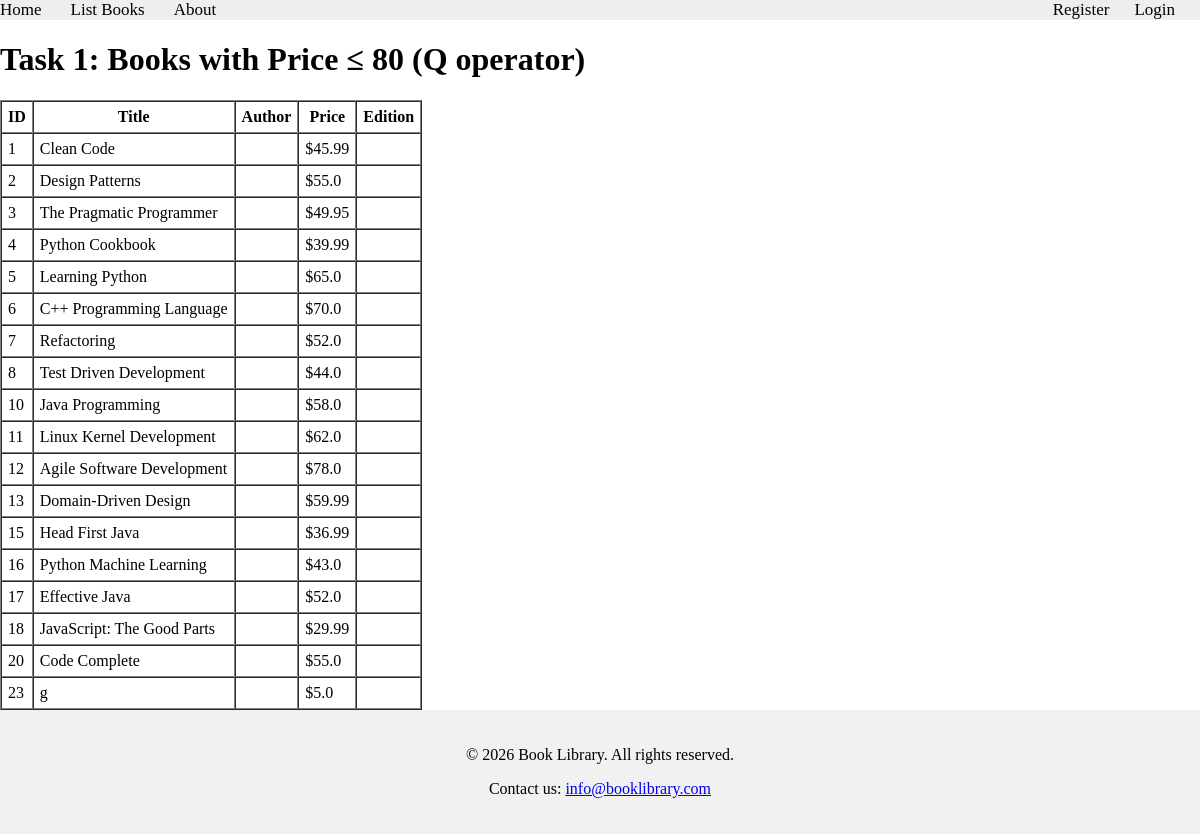
The page /books/lab8/task1 on the database its author committed.
### apps/bookmodule/models.py (models this page shows, shortened)
class Book(models.Model):
    title = models.CharField(max_length=100)
    price = models.FloatField(default=0.0)
    quantity = models.IntegerField(default=1)
    pubdate = models.DateTimeField()
    rating = models.SmallIntegerField(default=1)
    publisher = models.ForeignKey(Publisher, null=True, on_delete=models.SET_NULL)
    authors = models.ManyToManyField(Author)

### apps/bookmodule/views.py (the view)
# urls.py: path('lab8/task1', views.lab8_task1, name="books.lab8.task1"),
def lab8_task1(request):
    books = Book.objects.filter(Q(price__lte=80))
    return render(request, 'bookmodule/lab8_task1.html', {'books': books})

### apps/template/bookmodule/lab8_task1.html (shortened to what this page needs)
{% extends "layouts/base.html" %}
{% block content %}
<h1>Task 1: Books with Price &le; 80 (Q operator)</h1>
<table border="1" cellpadding="6" cellspacing="0">
    <thead>
        <tr>
            <th>ID</th><th>Title</th><th>Author</th><th>Price</th><th>Edition</th>
        </tr>
    </thead>
    <tbody>
        {% for book in books %}
        <tr>
            <td>{{ book.id }}</td>
            <td>{{ book.title }}</td>
            <td>{{ book.author }}</td>
            <td>${{ book.price }}</td>
            <td>{{ book.edition }}</td>
        </tr>
        {% empty %}
        <tr><td colspan="5">No books found.</td></tr>
        {% endfor %}
    </tbody>
</table>
{% endblock content %}

### apps/template/layouts/base.html (style rules this page uses)
body { display: flex; flex-direction: column; min-height: 100vh; margin: 0; }

### rows shown on the page
Book: id "1", title "Clean Code", price "45.99"
Book: id "2", title "Design Patterns", price "55.0"
Book: id "3", title "The Pragmatic Programmer", price "49.95"
Book: id "4", title "Python Cookbook", price "39.99"
Book: id "5", title "Learning Python", price "65.0"
Book: id "6", title "C++ Programming Language", price "70.0"
Book: id "7", title "Refactoring", price "52.0"
Book: id "8", title "Test Driven Development", price "44.0"
Book: id "10", title "Java Programming", price "58.0"
Book: id "11", title "Linux Kernel Development", price "62.0"
Book: id "12", title "Agile Software Development", price "78.0"
Book: id "13", title "Domain-Driven Design", price "59.99"
Book: id "15", title "Head First Java", price "36.99"
Book: id "16", title "Python Machine Learning", price "43.0"
Book: id "17", title "Effective Java", price "52.0"
Book: id "18", title "JavaScript: The Good Parts", price "29.99"
Book: id "20", title "Code Complete", price "55.0"
Book: id "23", title "g", price "5.0"
